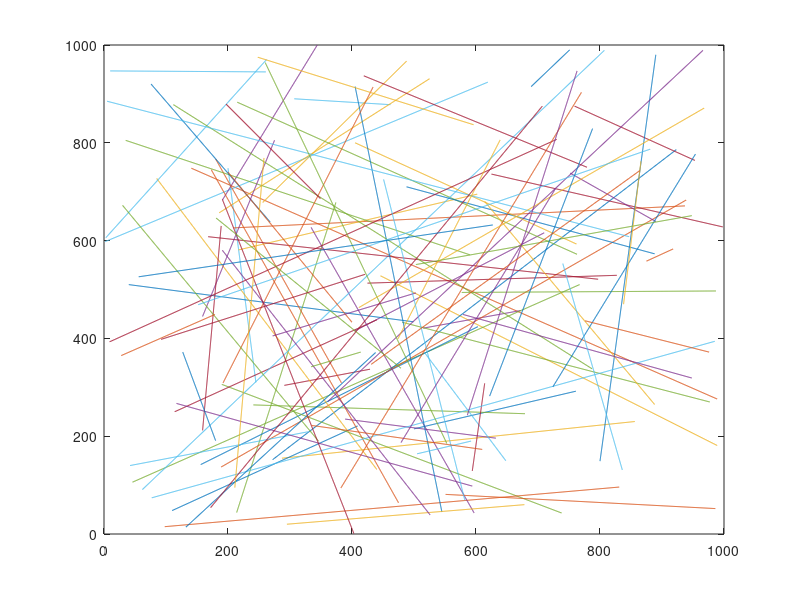

This chart was generated by the following MATLAB code:
figure; % создание нового графика

for k = 1:100 % для каждой линии
    % генерация начальной и конечной точек
    x1 = randi([0, 1000]);
    y1 = randi([0, 1000]);
    x2 = randi([0, 1000]);
    y2 = randi([0, 1000]);

    % расчет длины линии
    dx = x2 - x1;
    dy = y2 - y1;
    len = max(abs(dx), abs(dy));

    % расчет приращений x и y
    if len ~= 0
        sx = dx / len;
        sy = dy / len;
    else
        sx = 0;
        sy = 0;
    end

    % отображение линии на графике
    x = x1;
    y = y1;
    line_x = zeros(1, len+1);
    line_y = zeros(1, len+1);
    for j = 1:len+1
        line_x(j) = x;
        line_y(j) = y;
        x = x + sx;
        y = y + sy;
    end
    plot(line_x, line_y);
    hold on % добавить линию на текущий график
end
